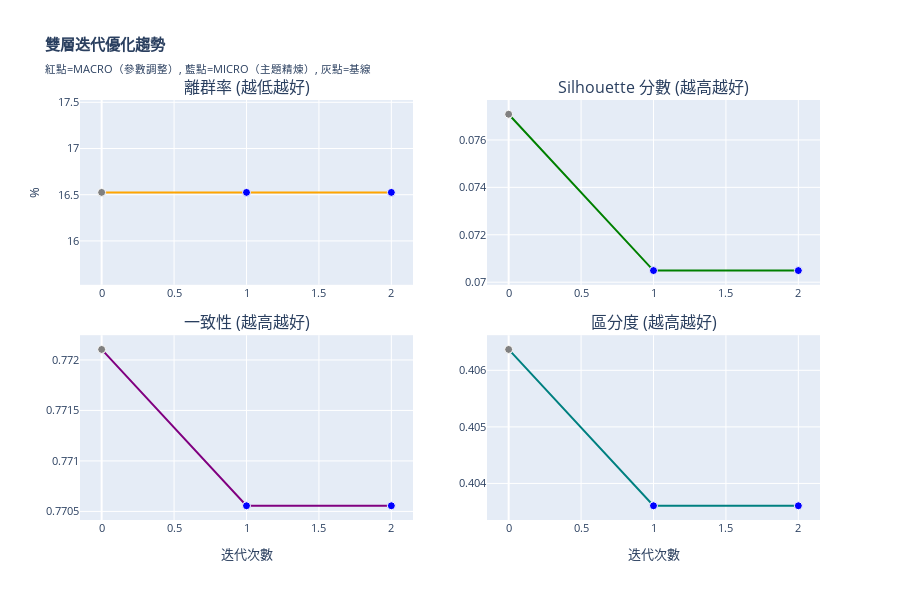
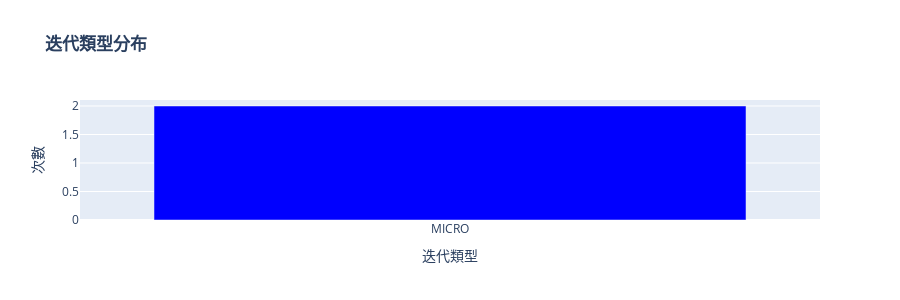

Notebook code cell kept with these figures, in order:
### Code cell
# ========================================
# 優化趨勢視覺化（論文展示用）
# ========================================

import plotly.graph_objects as go
from plotly.subplots import make_subplots

# 載入優化歷史
with open(PHASE3_OPTIMIZATION_CACHE, 'r') as f:
    opt_history = json.load(f)

# 準備數據
iterations = [h['iteration'] for h in opt_history]
iteration_types = [h.get('iteration_type', 'UNKNOWN') for h in opt_history]
outlier_rates = [h['metrics_after'].get('outlier_rate', 0) * 100 for h in opt_history]
silhouette_scores = [h['metrics_after'].get('silhouette', 0) for h in opt_history]
cohesion_scores = [h['metrics_after'].get('cohesion', 0) for h in opt_history]
separation_scores = [h['metrics_after'].get('separation', 0) for h in opt_history]

# 建立子圖
fig = make_subplots(
    rows=2, cols=2,
    subplot_titles=('離群率 (越低越好)', 'Silhouette 分數 (越高越好)', 
                    '一致性 (越高越好)', '區分度 (越高越好)'),
    vertical_spacing=0.12,
    horizontal_spacing=0.10
)

# 顏色映射
color_map = {'BASELINE': 'gray', 'MACRO': 'red', 'MICRO': 'blue'}
colors = [color_map.get(t, 'gray') for t in iteration_types]

# 1. 離群率
fig.add_trace(
    go.Scatter(x=iterations, y=outlier_rates, mode='lines+markers',
               name='離群率', line=dict(color='orange', width=2),
               marker=dict(size=8, color=colors, line=dict(color='white', width=1))),
    row=1, col=1
)

# 2. Silhouette
fig.add_trace(
    go.Scatter(x=iterations, y=silhouette_scores, mode='lines+markers',
               name='Silhouette', line=dict(color='green', width=2),
               marker=dict(size=8, color=colors, line=dict(color='white', width=1))),
    row=1, col=2
)

# 3. 一致性
fig.add_trace(
    go.Scatter(x=iterations, y=cohesion_scores, mode='lines+markers',
               name='一致性', line=dict(color='purple', width=2),
               marker=dict(size=8, color=colors, line=dict(color='white', width=1))),
    row=2, col=1
)

# 4. 區分度
fig.add_trace(
    go.Scatter(x=iterations, y=separation_scores, mode='lines+markers',
               name='區分度', line=dict(color='teal', width=2),
               marker=dict(size=8, color=colors, line=dict(color='white', width=1))),
    row=2, col=2
)

# 更新布局
fig.update_xaxes(title_text="迭代次數", row=2, col=1)
fig.update_xaxes(title_text="迭代次數", row=2, col=2)
fig.update_yaxes(title_text="%", row=1, col=1)

fig.update_layout(
    height=600,
    title_text="<b>雙層迭代優化趨勢</b><br><sub>紅點=MACRO（參數調整）, 藍點=MICRO（主題精煉）, 灰點=基線</sub>",
    showlegend=False,
    font=dict(size=11)
)

fig.show()

# 建立迭代類型分布圖
type_counts = pd.Series([t for t in iteration_types if t != 'BASELINE']).value_counts()

fig2 = go.Figure(data=[
    go.Bar(x=type_counts.index, y=type_counts.values, 
           marker_color=['red' if t == 'MACRO' else 'blue' for t in type_counts.index])
])

fig2.update_layout(
    title="<b>迭代類型分布</b>",
    xaxis_title="迭代類型",
    yaxis_title="次數",
    height=300
)

fig2.show()

print("✓ 視覺化完成")
print(f"  - 總迭代次數: {len(opt_history) - 1}")  # 扣除基線
print(f"  - MACRO 次數: {sum([1 for t in iteration_types if t == 'MACRO'])}")
print(f"  - MICRO 次數: {sum([1 for t in iteration_types if t == 'MICRO'])}")

### Figure 1 — Plotly figure (JSON) as saved in the notebook; plotly's stock layout.template omitted (floating-point values rounded to 4 significant figures)
{"data": [{"line": {"color": "orange", "width": 2}, "marker": {"color": ["gray", "blue", "blue"], "line": {"color": "white", "width": 1}, "size": 8}, "mode": "lines+markers", "name": "離群率", "type": "scatter", "x": [0, 1, 2], "xaxis": "x", "y": [16.52, 16.52, 16.52], "yaxis": "y"}, {"line": {"color": "green", "width": 2}, "marker": {"color": ["gray", "blue", "blue"], "line": {"color": "white", "width": 1}, "size": 8}, "mode": "lines+markers", "name": "Silhouette", "type": "scatter", "x": [0, 1, 2], "xaxis": "x2", "y": [0.07708, 0.07049, 0.07049], "yaxis": "y2"}, {"line": {"color": "purple", "width": 2}, "marker": {"color": ["gray", "blue", "blue"], "line": {"color": "white", "width": 1}, "size": 8}, "mode": "lines+markers", "name": "一致性", "type": "scatter", "x": [0, 1, 2], "xaxis": "x3", "y": [0.7721, 0.7706, 0.7706], "yaxis": "y3"}, {"line": {"color": "teal", "width": 2}, "marker": {"color": ["gray", "blue", "blue"], "line": {"color": "white", "width": 1}, "size": 8}, "mode": "lines+markers", "name": "區分度", "type": "scatter", "x": [0, 1, 2], "xaxis": "x4", "y": [0.4064, 0.4036, 0.4036], "yaxis": "y4"}], "layout": {"annotations": [{"font": {"size": 16}, "showarrow": false, "text": "離群率 (越低越好)", "x": 0.225, "xanchor": "center", "xref": "paper", "y": 1, "yanchor": "bottom", "yref": "paper"}, {"font": {"size": 16}, "showarrow": false, "text": "Silhouette 分數 (越高越好)", "x": 0.775, "xanchor": "center", "xref": "paper", "y": 1, "yanchor": "bottom", "yref": "paper"}, {"font": {"size": 16}, "showarrow": false, "text": "一致性 (越高越好)", "x": 0.225, "xanchor": "center", "xref": "paper", "y": 0.44, "yanchor": "bottom", "yref": "paper"}, {"font": {"size": 16}, "showarrow": false, "text": "區分度 (越高越好)", "x": 0.775, "xanchor": "center", "xref": "paper", "y": 0.44, "yanchor": "bottom", "yref": "paper"}], "font": {"size": 11}, "height": 600, "showlegend": false, "title": {"text": "<b>雙層迭代優化趨勢</b><br><sub>紅點=MACRO（參數調整）, 藍點=MICRO（主題精煉）, 灰點=基線</sub>"}, "xaxis": {"anchor": "y", "domain": [0, 0.45]}, "xaxis2": {"anchor": "y2", "domain": [0.55, 1]}, "xaxis3": {"anchor": "y3", "domain": [0, 0.45], "title": {"text": "迭代次數"}}, "xaxis4": {"anchor": "y4", "domain": [0.55, 1], "title": {"text": "迭代次數"}}, "yaxis": {"anchor": "x", "domain": [0.56, 1], "title": {"text": "%"}}, "yaxis2": {"anchor": "x2", "domain": [0.56, 1]}, "yaxis3": {"anchor": "x3", "domain": [0, 0.44]}, "yaxis4": {"anchor": "x4", "domain": [0, 0.44]}}}

### Figure 2 — Plotly figure (JSON) as saved in the notebook; plotly's stock layout.template omitted (floating-point values rounded to 4 significant figures)
{"data": [{"marker": {"color": ["blue"]}, "type": "bar", "x": ["MICRO"], "y": [2]}], "layout": {"height": 300, "title": {"text": "<b>迭代類型分布</b>"}, "xaxis": {"title": {"text": "迭代類型"}}, "yaxis": {"title": {"text": "次數"}}}}
